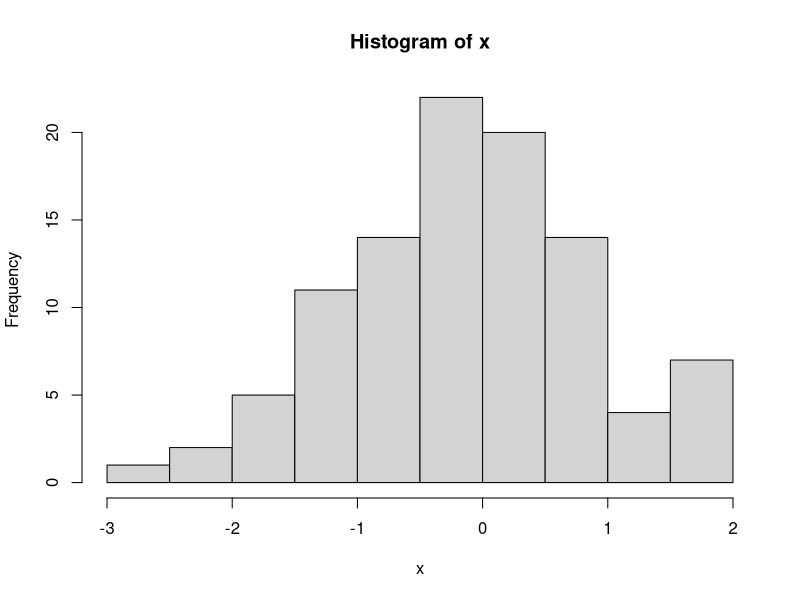
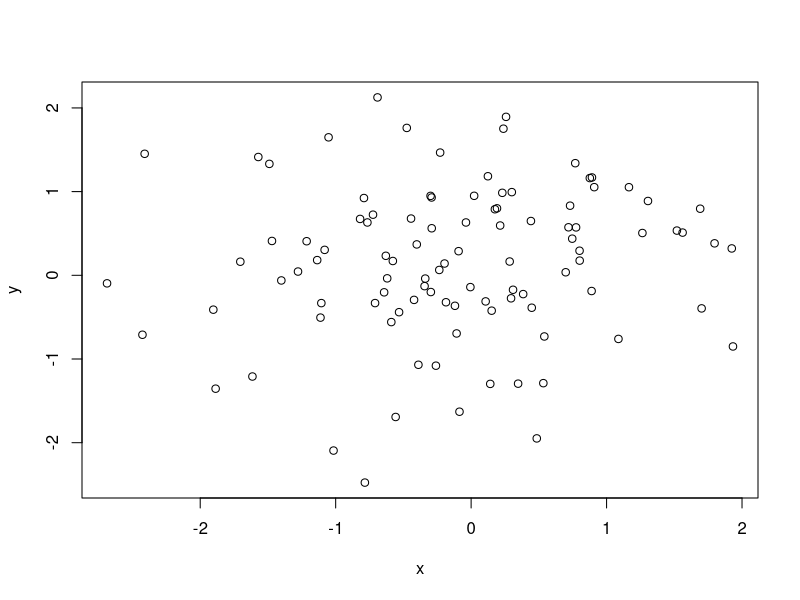
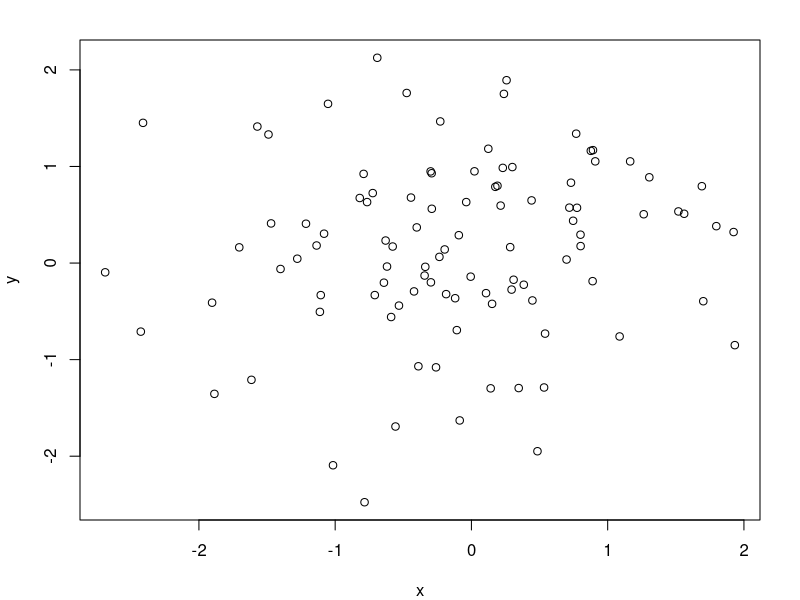
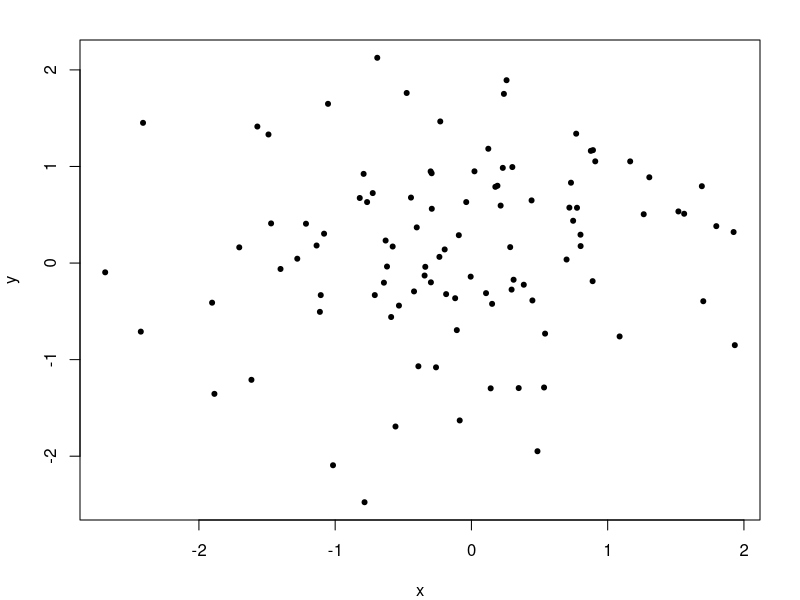
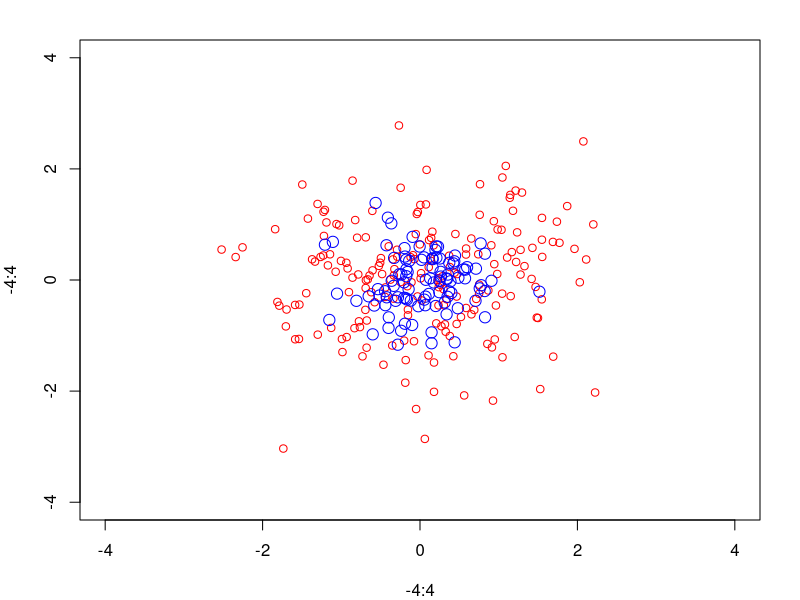
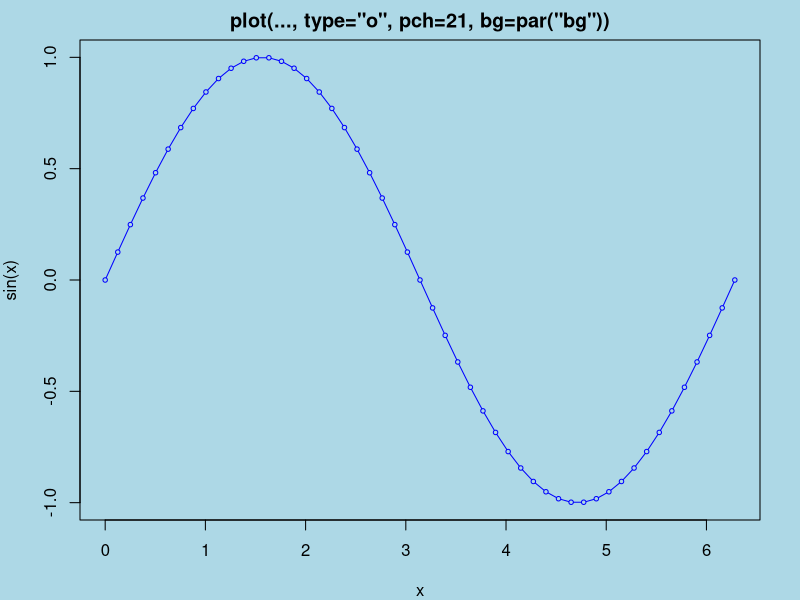
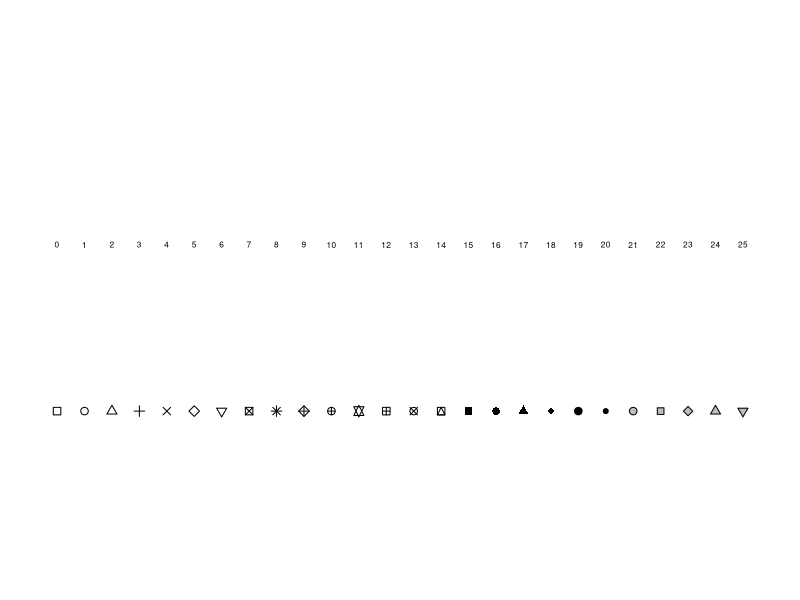
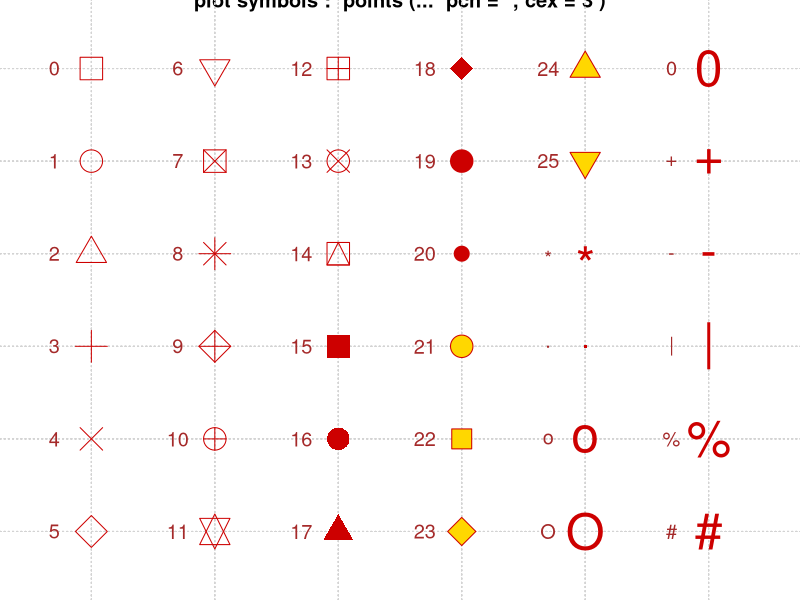

Here is the R script that generated these plots, in order:
# Week 1 Plotting Demo
x <- rnorm(100)
hist(x)
y <- rnorm(100)
plot(x,y)
par(mar=c(4,4,2,2))
plot(x,y)
###
plot(x,y,pch=20)
example(points) #to see more about plotting points
title("Scatterplot")
text(-2,-2, "label")
legend("topleft", legend = "Data", pch = 20)
fit <- lm(y ~ x)
abline(fit)
abline(fit, lwd=3)
abline(fit, lwd = 3, col = "blue")

plot(x,y,xlab = "height", ylab = "age", main = "scatterplot", pch = 20)
legend("topright", legend = "Data", pch = 20)
fit <- lm(y ~ x)
abline(fit, lwd = 3, col = "red")

z <- rpois(100,2)
par(mfrow = c(2, 1))
plot(x, y, pch = 20)
plot(x, z, pcy = 20)

par("mar")
par(mar = c(2,2,1,1))
plot(x, y, pch = 20)
plot(x, z, pcy = 20)

par(mfrow = c(2,2))
plot (x, y)
plot (x, z)
plot (y, z)
plot (z, x)

##################

par(mfrow = c(1, 1))
x <- rnorm(100)
y <- x + rnorm(100)
g <- gl(2, 50)
g <- gl(2, 50, labels = c("Male", "Female"))
str(g)
plot(x,y)
# cannot tell what group they are in, so let's try this:
plot(x, y, type = "n")
points(x[g=="Male"], y[g=="Male"], col = "green")
points(x[g=="Female"], y[g=="Female"], col = "blue")
